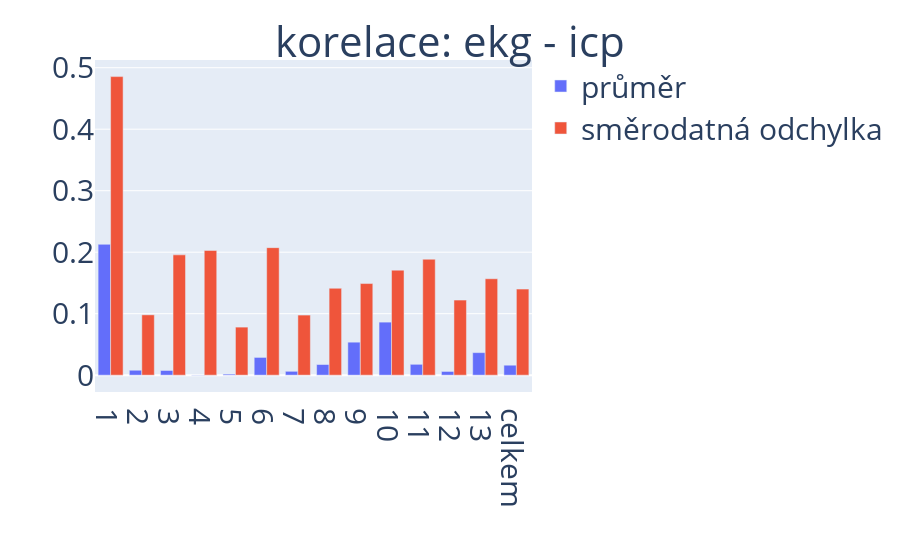

Notebook cell for this chart:
### Code cell
bar = {"průměr": ecg_icp[0], "směrodatná odchylka": ecg_icp[1]}
fig = px.bar(bar,barmode="group")
fig.update_layout(xaxis_title="",yaxis_title="", legend_title="", font={"size":30},title={"text":"korelace: ekg - icp", "x":0.5, "y":0.95})
fig.update_xaxes(tickvals=np.arange(14),ticktext=["1","2","3","4","5","6","7","8","9","10","11","12","13","celkem"])
fig

### Figure 1 — Plotly figure (JSON) as saved in the notebook; plotly's stock layout.template omitted (floating-point values rounded to 4 significant figures)
{"data": [{"alignmentgroup": "True", "hovertemplate": "variable=průměr<br>index=%{x}<br>value=%{y}<extra></extra>", "legendgroup": "průměr", "marker": {"color": "#636efa", "pattern": {"shape": ""}}, "name": "průměr", "offsetgroup": "průměr", "orientation": "v", "showlegend": true, "textposition": "auto", "type": "bar", "x": [0, 1, 2, 3, 4, 5, 6, 7, 8, 9, 10, 11, 12, 13], "xaxis": "x", "y": [0.2128, 0.008024, 0.007638, -0.0003693, 0.001726, 0.02887, 0.006275, 0.01734, 0.05366, 0.08625, 0.01766, 0.006056, 0.03666, 0.0162], "yaxis": "y"}, {"alignmentgroup": "True", "hovertemplate": "variable=směrodatná odchylka<br>index=%{x}<br>value=%{y}<extra></extra>", "legendgroup": "směrodatná odchylka", "marker": {"color": "#EF553B", "pattern": {"shape": ""}}, "name": "směrodatná odchylka", "offsetgroup": "směrodatná odchylka", "orientation": "v", "showlegend": true, "textposition": "auto", "type": "bar", "x": [0, 1, 2, 3, 4, 5, 6, 7, 8, 9, 10, 11, 12, 13], "xaxis": "x", "y": [0.4855, 0.09812, 0.1956, 0.2029, 0.07816, 0.2074, 0.09774, 0.1413, 0.149, 0.1708, 0.1886, 0.1221, 0.1568, 0.14], "yaxis": "y"}], "layout": {"barmode": "group", "font": {"size": 30}, "legend": {"title": {"text": ""}, "tracegroupgap": 0}, "margin": {"t": 60}, "title": {"text": "korelace: ekg - icp", "x": 0.5, "y": 0.95}, "xaxis": {"anchor": "y", "domain": [0, 1], "ticktext": ["1", "2", "3", "4", "5", "6", "7", "8", "9", "10", "11", "12", "13", "celkem"], "tickvals": [0, 1, 2, 3, 4, 5, 6, 7, 8, 9, 10, 11, 12, 13], "title": {"text": ""}}, "yaxis": {"anchor": "x", "domain": [0, 1], "title": {"text": ""}}}}
